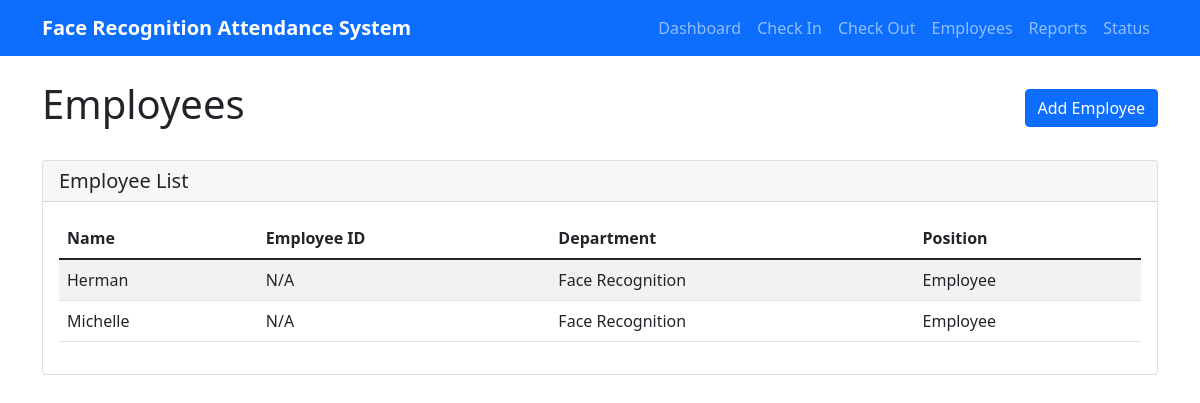
Page /employees on the earlier database version.
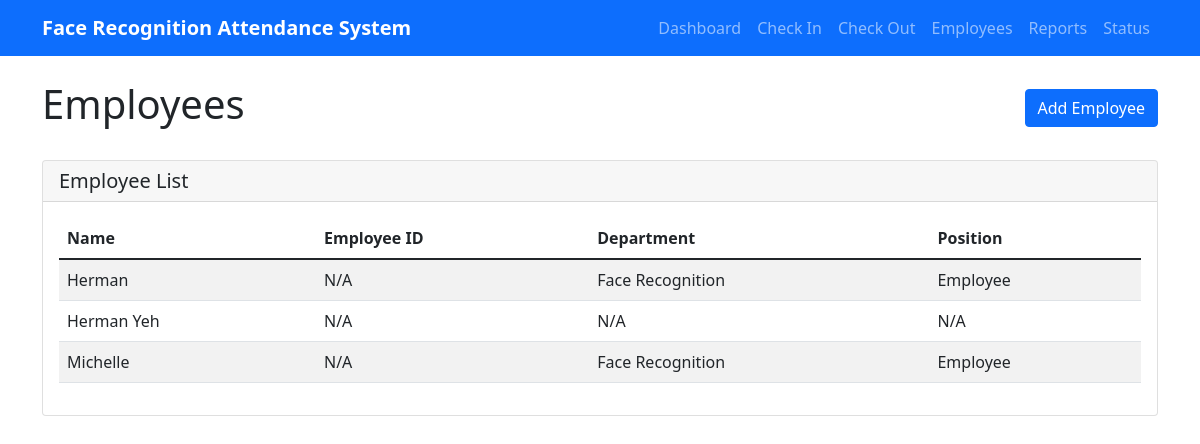
Same page on the later database version.
### tables this page shows
CREATE TABLE employees (
                    id INTEGER PRIMARY KEY AUTOINCREMENT,
                    name TEXT UNIQUE NOT NULL,
                    employee_id TEXT UNIQUE,
                    department TEXT,
                    position TEXT,
                    is_active BOOLEAN DEFAULT 1,
                    created_at TIMESTAMP DEFAULT CURRENT_TIMESTAMP
                );

### attendance_web_server.py (the view)
@app.route('/employees')
def employees():
    db = get_db()
    employees = db.get_employees()
    return render_template('employees.html', employees=employees)

### attendance_database.py (called while the page is built)
    def get_employees(self) -> List[Dict]:
        if self.conn is None or self.cursor is None:
            print("Database not initialized")
            return []
        try:
            self.cursor.execute('''
                SELECT id, name, employee_id, department, position
                FROM employees
                WHERE is_active = 1
                ORDER BY name
            ''')
            employees = []
            for row in self.cursor.fetchall():
                employees.append({
                    'id': row[0],
                    'name': row[1],
                    'employee_id': row[2],
                    'department': row[3],
                    'position': row[4]
                })
            return employees
        except Exception as e:
            print(f"Error getting employees: {e}")
            return []

### attendance_web_server.py (called while the page is built)
def get_db():
    global db
    if db is None:
        db = AttendanceDatabase()
    return db

### templates/employees.html (shortened to what this page needs)
{% extends "base.html" %}
{% block content %}
<div class="d-flex justify-content-between align-items-center mb-4">
    <h1>Employees</h1>
    <a href="/add_employee" class="btn btn-primary">Add Employee</a>
</div>
<div class="card">
    <div class="card-header">
        <h5 class="card-title mb-0">Employee List</h5>
    </div>
    <div class="card-body">
        {% if employees %}
            <div class="table-responsive">
                <table class="table table-striped">
                    <thead>
                        <tr>
                            <th>Name</th>
                            <th>Employee ID</th>
                            <th>Department</th>
                            <th>Position</th>
                        </tr>
                    </thead>
                    <tbody>
                        {% for emp in employees %}
                        <tr>
                            <td>{{ emp.name }}</td>
                            <td>{{ emp.employee_id or 'N/A' }}</td>
                            <td>{{ emp.department or 'N/A' }}</td>
                            <td>{{ emp.position or 'N/A' }}</td>
                        </tr>
                        {% endfor %}
                    </tbody>
                </table>
            </div>
        {% else %}
            <p>No employees found.</p>
        {% endif %}
    </div>
</div>
{% endblock %}

### templates/base.html (shortened to what this page needs)
<!DOCTYPE html>
<html lang="en">
<head>
    <link href="https://cdn.jsdelivr.net/npm/bootstrap@5.1.3/dist/css/bootstrap.min.css" rel="stylesheet">
</head>
<body>
    <nav class="navbar navbar-expand-lg navbar-dark bg-primary">
        <div class="container">
            <a class="navbar-brand" href="/">Face Recognition Attendance System</a>
            <div class="navbar-nav">
                <a class="nav-link" href="/dashboard">Dashboard</a>
                <a class="nav-link" href="/check_in">Check In</a>
                <a class="nav-link" href="/check_out">Check Out</a>
                <a class="nav-link" href="/employees">Employees</a>
                <a class="nav-link" href="/reports">Reports</a>
                <a class="nav-link" href="/status">Status</a>
            </div>
        </div>
    </nav>
    <div class="container mt-4">
        {% block content %}{% endblock %}
    </div>
</body>
</html>

### templates/base.html (style rules this page uses)
.navbar-brand { font-weight: bold; }
.card { margin-bottom: 20px; }

Differences in the rows shown:
added employees: name "Herman Yeh", employee_id "N/A", department "N/A", position "N/A"
